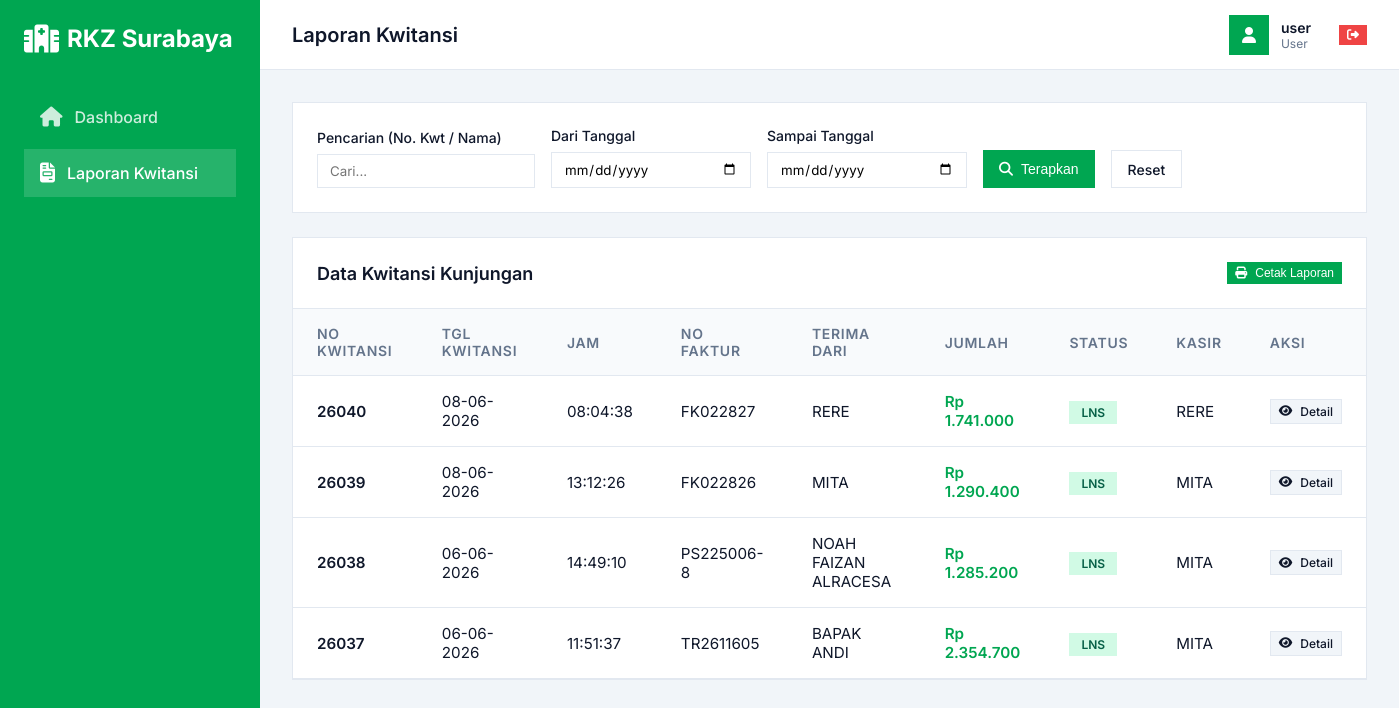
The app's page /laporan.php (signed in) with its own data.
### tables this page shows
CREATE TABLE IF NOT EXISTS `Kwit_manual_h` (
  `st` varchar(10) DEFAULT NULL,
  `no_kwitansi` varchar(20) NOT NULL,
  `no_faktur` varchar(20) DEFAULT NULL,
  `terima_dari` varchar(100) DEFAULT NULL,
  `Jumlah` decimal(15,2) DEFAULT NULL,
  `keterangan1` varchar(255) DEFAULT NULL,
  `keterangan2` varchar(255) DEFAULT NULL,
  `user` varchar(50) DEFAULT NULL,
  `tgl_kwitansi` date DEFAULT NULL,
  `jam` time DEFAULT NULL,
  `date_created` datetime DEFAULT CURRENT_TIMESTAMP,
  PRIMARY KEY (`no_kwitansi`)
);

### laporan.php (the view, shortened to what this page needs)
<?php
require_once 'config/database.php';
$search = isset($_GET['search']) ? trim($_GET['search']) : '';
$tgl_mulai = isset($_GET['tgl_mulai']) ? $_GET['tgl_mulai'] : '';
$tgl_akhir = isset($_GET['tgl_akhir']) ? $_GET['tgl_akhir'] : '';
$params = [];
$sql = "SELECT * FROM Kwit_manual_h";
$sql .= " ORDER BY date_created DESC, no_kwitansi DESC";
$stmt = $conn->prepare($sql);
$stmt->execute($params);
$filtered_data = $stmt->fetchAll(PDO::FETCH_ASSOC);
?>
<!DOCTYPE html>
<html lang="id">
<head>
    <link rel="stylesheet" href="assets/css/style.css">
    <link rel="stylesheet" href="https://cdnjs.cloudflare.com/ajax/libs/font-awesome/6.4.0/css/all.min.css">
</head>
<body>
    <?php include 'components/sidebar.php'; ?>
    <main class="main-content">
        <?php include 'components/topbar.php'; ?>
        <div class="content-area">
            <form method="GET" action="laporan.php" class="filter-card">
                <div class="filter-group">
                    <label style="font-weight: 500; font-size: 0.875rem;">Pencarian (No. Kwt / Nama)</label>
                    <input type="text" name="search" class="filter-input" placeholder="Cari..." value="<?= htmlspecialchars($search) ?>">
                </div>
                <div class="filter-group">
                    <label style="font-weight: 500; font-size: 0.875rem;">Dari Tanggal</label>
                    <input type="date" name="tgl_mulai" class="filter-input" value="<?= htmlspecialchars($tgl_mulai) ?>">
                </div>
                <div class="filter-group">
                    <label style="font-weight: 500; font-size: 0.875rem;">Sampai Tanggal</label>
                    <input type="date" name="tgl_akhir" class="filter-input" value="<?= htmlspecialchars($tgl_akhir) ?>">
                </div>
                <button type="submit" class="btn btn-primary" style="height: 38px;">
                    <i class="fas fa-search"></i> Terapkan
                </button>
                <a href="laporan.php" class="btn" style="height: 38px; border: 1px solid var(--border-color); background: #fff; color: var(--text-main);">Reset</a>
            </form>
            <div class="table-container">
                <div class="table-header">
                    <h3>Data Kwitansi Kunjungan</h3>
                    <button class="btn btn-primary btn-sm"><i class="fas fa-print"></i> Cetak Laporan</button>
                </div>
                <div style="overflow-x: auto;">
                    <table>
                        <thead>
                            <tr>
                                <th>No Kwitansi</th>
                                <th>Tgl Kwitansi</th>
                                <th>Jam</th>
                                <th>No Faktur</th>
                                <th>Terima Dari</th>
                                <th>Jumlah</th>
                                <th>Status</th>
                                <th>Kasir</th>
                                <th>Aksi</th>
                            </tr>
                        </thead>
                        <tbody>
                            <?php if (count($filtered_data) > 0): ?>
                                <?php foreach ($filtered_data as $row): ?>
                                <tr>
                                    <td style="font-weight: 600;"><?= htmlspecialchars($row['no_kwitansi']) ?></td>
                                    <td><?= htmlspecialchars(date('d-m-Y', strtotime($row['tgl_kwitansi']))) ?></td>
                                    <td><?= htmlspecialchars($row['jam']) ?></td>
                                    <td><?= htmlspecialchars($row['no_faktur']) ?></td>
                                    <td><?= htmlspecialchars($row['terima_dari']) ?></td>
                                    <td style="font-weight: 600; color: var(--primary);">Rp <?= number_format($row['Jumlah'], 0, ',', '.') ?></td>
                                    <td><span class="badge badge-success"><?= htmlspecialchars($row['st']) ?></span></td>
                                    <td><?= htmlspecialchars($row['user']) ?></td>
                                    <td>
                                        <a href="detail_kwitansi.php?id=<?= urlencode($row['no_kwitansi']) ?>" class="btn btn-sm" style="background-color: #f1f5f9; color: var(--text-main); border: 1px solid var(--border-color); text-decoration: none;">
                                            <i class="fas fa-eye"></i> Detail
                                        </a>
                                    </td>
                                </tr>
                                <?php endforeach; ?>
                            <?php endif; ?>
                        </tbody>
                    </table>
                </div>
            </div>
        </div>
    </main>
</body>
</html>

### assets/css/style.css (style rules this page uses)
:root { --primary: #00A651; --primary-hover: #008B45; --secondary: #64748b; --bg-color: #f1f5f9; --card-bg: #ffffff; --text-main: #0f172a; --text-muted: #64748b; --border-color: #e2e8f0; --success: #10b981; --danger: #ef4444; --font-family: 'Inter', sans-serif; --radius: 0; }
* { box-sizing: border-box; margin: 0; padding: 0; }
body { font-family: var(--font-family); background-color: var(--bg-color); color: var(--text-main); display: flex; min-height: 100vh; }
.main-content { flex: 1; margin-left: 260px; display: flex; flex-direction: column; }
.content-area { padding: 2rem; }
.table-container { background-color: var(--card-bg); border: 1px solid var(--border-color); overflow: hidden; }
.table-header { padding: 1.5rem; border-bottom: 1px solid var(--border-color); display: flex; justify-content: space-between; align-items: center; }
.table-header h3 { font-size: 1.125rem; font-weight: 600; }
table { width: 100%; border-collapse: collapse; }
th { text-align: left; padding: 1rem 1.5rem; background-color: #f8fafc; color: var(--text-muted); font-weight: 600; font-size: 0.875rem; text-transform: uppercase; letter-spacing: 0.05em; border-bottom: 1px solid var(--border-color); }
td { padding: 1rem 1.5rem; border-bottom: 1px solid var(--border-color); color: var(--text-main); font-size: 0.95rem; }
.badge { padding: 0.25rem 0.75rem; font-size: 0.75rem; font-weight: 600; }
.badge-success { background-color: #d1fae5; color: #065f46; }
.btn { display: inline-flex; align-items: center; gap: 0.5rem; padding: 0.5rem 1rem; font-weight: 500; cursor: pointer; border: none; transition: all 0.2s; text-decoration: none; font-size: 0.875rem; }
.btn-primary { background-color: var(--primary); color: white; }
.btn-sm { padding: 0.25rem 0.5rem; font-size: 0.75rem; }

### laporan.php (style rules this page uses)
.filter-card { background-color: var(--card-bg); padding: 1.5rem; border: 1px solid var(--border-color); margin-bottom: 1.5rem; display: flex; gap: 1rem; align-items: flex-end; flex-wrap: wrap; }
.filter-group { display: flex; flex-direction: column; gap: 0.5rem; }
.filter-input { padding: 0.5rem 0.75rem; border: 1px solid var(--border-color); font-family: var(--font-family); min-width: 200px; }

### records on screen
kwit_manual_h: no_kwitansi "26040", tgl_kwitansi "08-06-2026", jam "08:04:38", no_faktur "FK022827", terima_dari "RERE", Jumlah "1.741.000", st "LNS", user "RERE"
kwit_manual_h: no_kwitansi "26039", tgl_kwitansi "08-06-2026", jam "13:12:26", no_faktur "FK022826", terima_dari "MITA", Jumlah "1.290.400", st "LNS", user "MITA"
kwit_manual_h: no_kwitansi "26038", tgl_kwitansi "06-06-2026", jam "14:49:10", no_faktur "PS225006-8", terima_dari "NOAH FAIZAN ALRACESA", Jumlah "1.285.200", st "LNS", user "MITA"
kwit_manual_h: no_kwitansi "26037", tgl_kwitansi "06-06-2026", jam "11:51:37", no_faktur "TR2611605", terima_dari "BAPAK ANDI", Jumlah "2.354.700", st "LNS", user "MITA"

### other values on screen
$page_title "Laporan Kwitansi"
$username_display "user"
$role_display "User"
